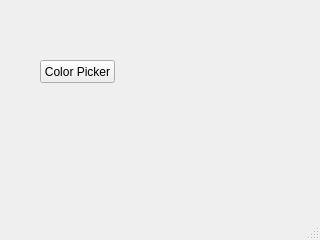
<?xml version="1.0" encoding="UTF-8"?>
<ui version="4.0">
 <class>MainWindow</class>
 <widget class="QMainWindow" name="MainWindow">
  <property name="geometry">
   <rect>
    <x>0</x>
    <y>0</y>
    <width>320</width>
    <height>240</height>
   </rect>
  </property>
  <property name="windowTitle">
   <string>Neopixels</string>
  </property>
  <widget class="QWidget" name="centralwidget">
   <widget class="QPushButton" name="pushButton">
    <property name="geometry">
     <rect>
      <x>40</x>
      <y>60</y>
      <width>75</width>
      <height>23</height>
     </rect>
    </property>
    <property name="text">
     <string>Color Picker</string>
    </property>
   </widget>
  </widget>
  <widget class="QStatusBar" name="statusbar"/>
 </widget>
 <resources/>
 <connections/>
</ui>
